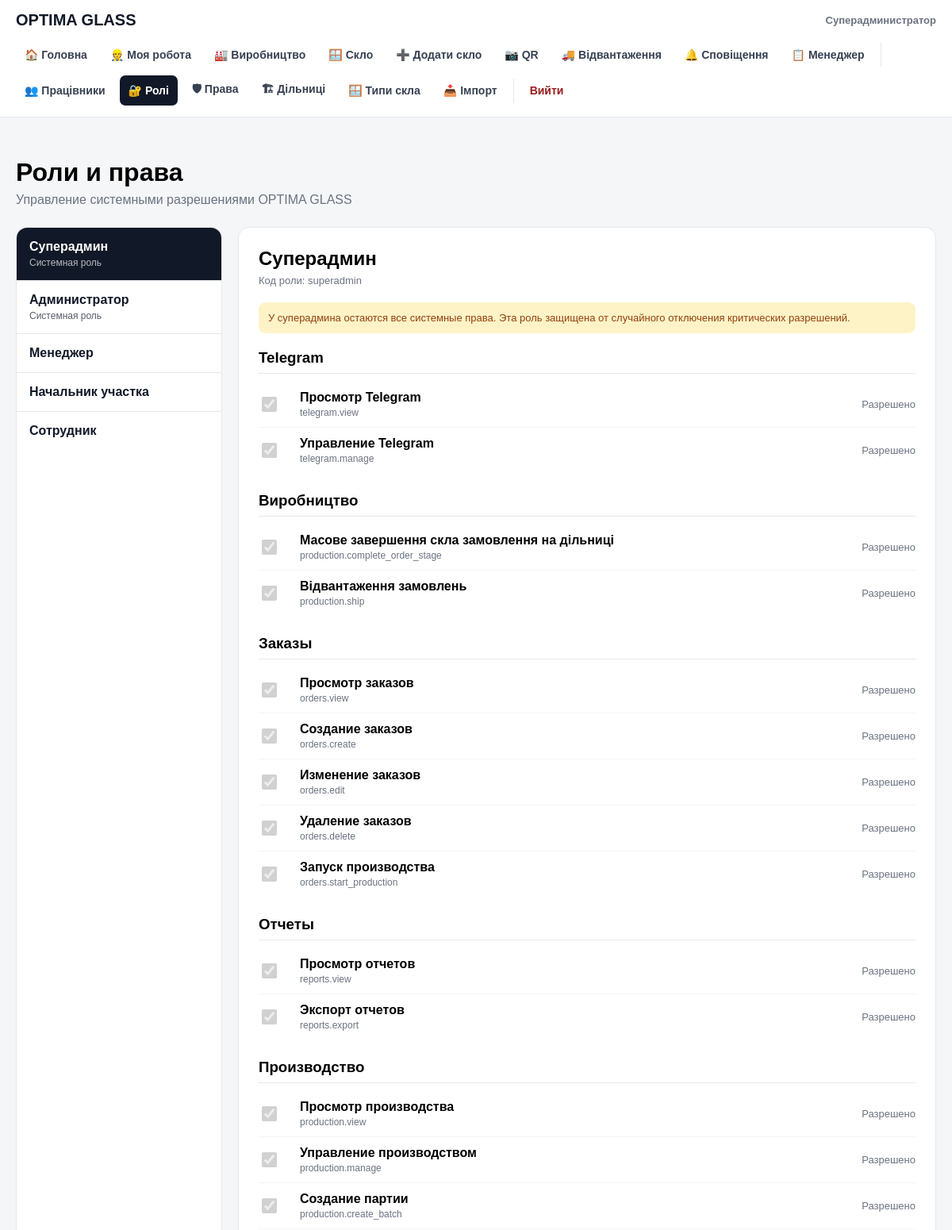
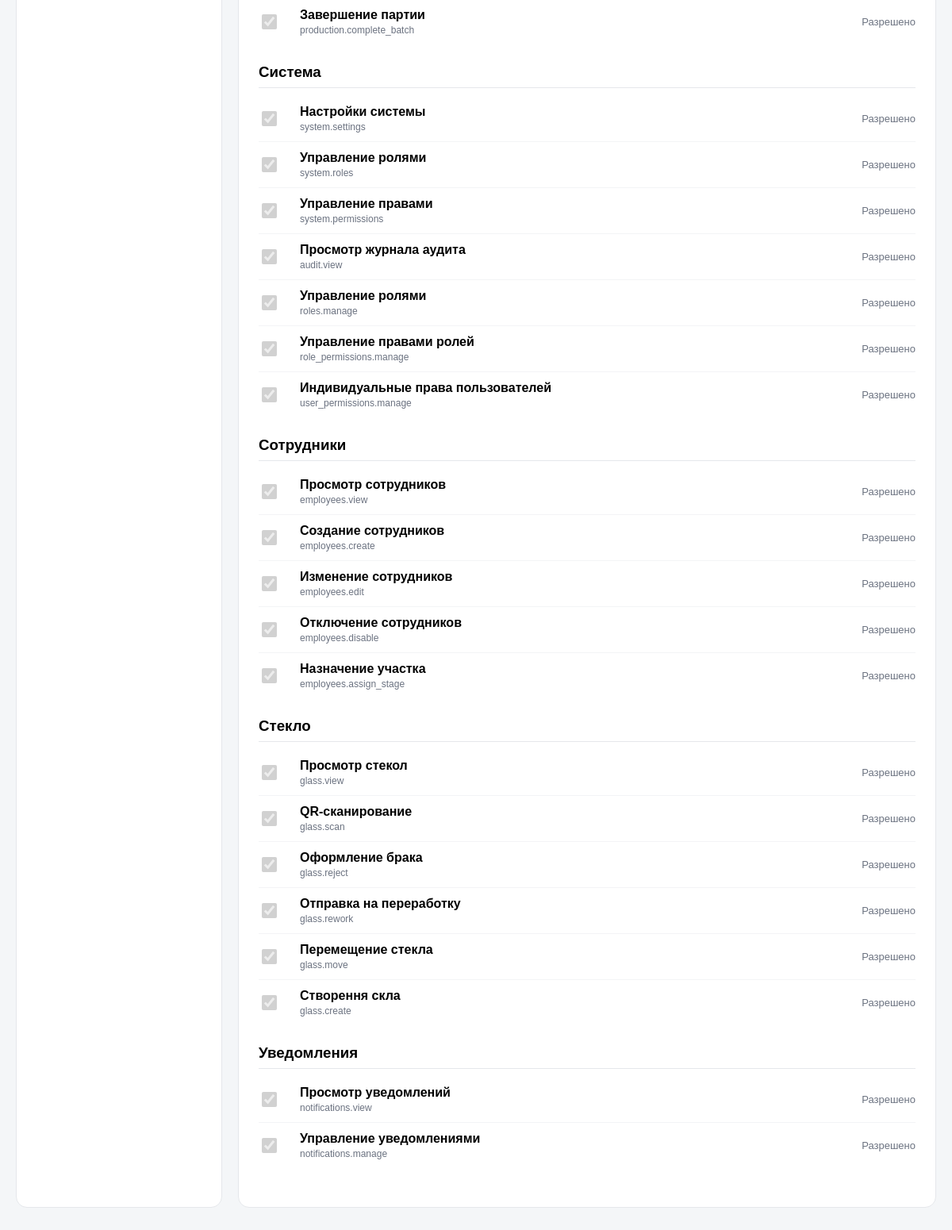
/roles.php (signed in), run on the app's committed database (2 pictures, top to bottom).
### tables this page shows
CREATE TABLE users (
        id INTEGER PRIMARY KEY AUTOINCREMENT,
        name TEXT NOT NULL,
        email TEXT NOT NULL UNIQUE,
        password TEXT NOT NULL,
        role TEXT NOT NULL DEFAULT 'employee',
        active INTEGER NOT NULL DEFAULT 1,
        created_at TEXT NOT NULL DEFAULT CURRENT_TIMESTAMP
    , stage_id INTEGER REFERENCES production_stages(id));

CREATE TABLE roles (
    id INTEGER PRIMARY KEY AUTOINCREMENT,
    name TEXT NOT NULL UNIQUE,
    title TEXT NOT NULL,
    system INTEGER NOT NULL DEFAULT 0,
    active INTEGER NOT NULL DEFAULT 1,
    created_at TEXT NOT NULL DEFAULT CURRENT_TIMESTAMP
);

CREATE TABLE permissions (
    id INTEGER PRIMARY KEY AUTOINCREMENT,
    code TEXT NOT NULL UNIQUE,
    title TEXT NOT NULL,
    category TEXT NOT NULL,
    active INTEGER NOT NULL DEFAULT 1,
    created_at TEXT NOT NULL DEFAULT CURRENT_TIMESTAMP
);

### public/roles.php (the view, shortened to what the rows shown need)
<?php
require __DIR__ . '/../src/auth.php';
$user = require_user();
function e(?string $value): string
{
    return htmlspecialchars(
        $value ?? '',
        ENT_QUOTES,
        'UTF-8'
    );
}
$selectedRoleId =
    (int) (
        $_GET['role_id']
        ?? $_POST['role_id']
        ?? 0
    );
$rolesStmt = $db->query("
    SELECT
        id,
        name,
        title,
        system,
        active
    FROM roles
    WHERE active = 1
    ORDER BY id
");
$roles =
    $rolesStmt->fetchAll(
        PDO::FETCH_ASSOC
    );
if (!$selectedRoleId && $roles) {
    $selectedRoleId = (int) $roles[0]['id'];
}
$selectedRole = null;
foreach ($roles as $role) {
    if ((int) $role['id'] === $selectedRoleId) {
        $selectedRole = $role;
        break;
    }
}
$permissionsStmt =
    $db->query("
        SELECT
            id,
            code,
            title,
            category,
            active
        FROM permissions
        WHERE active = 1
        ORDER BY
            category,
            id
    ");
$permissions =
    $permissionsStmt->fetchAll(
        PDO::FETCH_ASSOC
    );
$rolePermissionsStmt =
    $db->prepare("
        SELECT
            permission_id,
            allowed
        FROM role_permissions
        WHERE role_id = :role_id
    ");
$rolePermissionsStmt->execute([
    ':role_id' =>
        $selectedRoleId,
]);
$rolePermissions = [];
foreach (
    $rolePermissionsStmt->fetchAll(
        PDO::FETCH_ASSOC
    )
    as $row
) {
    $rolePermissions[
        (int) $row['permission_id']
    ] =
        (int) $row['allowed'];
}
$permissionsByCategory = [];
foreach ($permissions as $permission) {
    $category =
        $permission['category'];
    if (
        !isset(
            $permissionsByCategory[$category]
        )
    ) {
        $permissionsByCategory[$category] =
            [];
    }
    $permissionsByCategory[$category][] =
        $permission;
}
?>
<!DOCTYPE html>
<html lang="ru">
<head>
</head>
<body>
<?php require __DIR__ . '/../src/partials/header.php'; ?>
<main class="roles-page">
    <header class="roles-header">
        <h1>
            Роли и права
        </h1>
    </header>
    <div class="layout">
        <aside class="card roles-list">
            <?php foreach ($roles as $role): ?>
                <a
                    href="/roles.php?role_id=<?= (int) $role['id'] ?>"
                    class="role-link <?= (int) $role['id'] === $selectedRoleId
                        ? 'active'
                        : '' ?>"
                >
                    <div class="role-name">
                        <?= e(
                            $role['title']
                        ) ?>
                    </div>
                    <?php if (
                        (int) $role['system'] === 1
                    ): ?>
                        <div class="role-system">
                            Системная роль
                        </div>
                    <?php endif; ?>
                </a>
            <?php endforeach; ?>
        </aside>
        <section class="card permissions-card">
            <div class="permissions-header">
                <div>
                    <h2>
                        <?= e(
                            $selectedRole['title']
                        ) ?>
                    </h2>
                    <div class="permissions-note">
                        Код роли:
                        <?= e(
                            $selectedRole['name']
                        ) ?>
                    </div>
                </div>
            </div>
            <form method="post">
                <?php foreach (
                    $permissionsByCategory
                    as $category => $categoryPermissions
                ): ?>
                    <section class="permission-category">
                        <h3>
                            <?= e(
                                $category
                            ) ?>
                        </h3>
                        <?php foreach (
                            $categoryPermissions
                            as $permission
                        ): ?>
                            <?php
                            $permissionId =
                                (int)
                                $permission['id'];
                            $allowed =
                                (
                                    $rolePermissions[
                                        $permissionId
                                    ] ?? 0
                                ) === 1;
                            $isSuperadmin =
                                $selectedRole[
                                    'name'
                                ] === 'superadmin';
                            ?>
                            <label class="permission-row">
                                <input
                                    type="checkbox"
                                    name="permissions[<?= $permissionId ?>]"
                                    value="1"
                                    <?= $allowed
                                        || $isSuperadmin
                                        ? 'checked'
                                        : '' ?>
                                    <?= $isSuperadmin
                                        ? 'disabled'
                                        : '' ?>
                                >
                                <div>
                                    <div class="permission-title">
                                        <?= e(
                                            $permission[
                                                'title'
                                            ]
                                        ) ?>
                                    </div>
                                    <div class="permission-code">
                                        <?= e(
                                            $permission[
                                                'code'
                                            ]
                                        ) ?>
                                    </div>
                                </div>
                                <div class="permission-status">
                                    <?= $allowed
                                        || $isSuperadmin
                                        ? 'Разрешено'
                                        : 'Запрещено' ?>
                                </div>
                            </label>
                        <?php endforeach; ?>
                    </section>
                <?php endforeach; ?>
            </form>
        </section>
    </div>
</main>
</body>
</html>

### src/partials/header.php (shortened to what the rows shown need)
<?php
require_once __DIR__
    . '/../permissions.php';
$headerUser =
    isset($user)
    &&
    is_array($user)
        ? $user
        : null;
?>
<header class="app-header">
    <div class="app-header-inner">
        <div class="app-topbar">
            <?php if (
                $headerUser
            ): ?>
                <div class="app-user">
                    <strong>
                        <?= htmlspecialchars(
                            $headerUser[
                                'name'
                            ]
                            ?? '',
                            ENT_QUOTES,
                            'UTF-8'
                        ) ?>
                    </strong>
                </div>
            <?php endif; ?>
        </div>
    </div>
</header>

### data on the page
users: name "Суперадминистратор"
roles: title "Суперадмин", system "Системная роль", name "superadmin"
roles: title "Администратор", system "Системная роль"
roles: title "Менеджер"
roles: title "Начальник участка"
roles: title "Сотрудник"
permissions: id.name "☑", title "Просмотр Telegram", code "telegram.view", shows "Разрешено"
permissions: id.name "☑", title "Управление Telegram", code "telegram.manage", shows "Разрешено"
permissions: id.name "☑", title "Масове завершення скла замовлення на дільниці", code "production.complete_order_stage", shows "Разрешено"
permissions: id.name "☑", title "Відвантаження замовлень", code "production.ship", shows "Разрешено"
permissions: id.name "☑", title "Просмотр заказов", code "orders.view", shows "Разрешено"
permissions: id.name "☑", title "Создание заказов", code "orders.create", shows "Разрешено"
permissions: id.name "☑", title "Изменение заказов", code "orders.edit", shows "Разрешено"
permissions: id.name "☑", title "Удаление заказов", code "orders.delete", shows "Разрешено"
permissions: id.name "☑", title "Запуск производства", code "orders.start_production", shows "Разрешено"
permissions: id.name "☑", title "Просмотр отчетов", code "reports.view", shows "Разрешено"
permissions: id.name "☑", title "Экспорт отчетов", code "reports.export", shows "Разрешено"
permissions: id.name "☑", title "Просмотр производства", code "production.view", shows "Разрешено"
permissions: id.name "☑", title "Управление производством", code "production.manage", shows "Разрешено"
permissions: id.name "☑", title "Создание партии", code "production.create_batch", shows "Разрешено"
permissions: id.name "☑", title "Завершение партии", code "production.complete_batch", shows "Разрешено"
permissions: id.name "☑", title "Настройки системы", code "system.settings", shows "Разрешено"
permissions: id.name "☑", title "Управление ролями", code "system.roles", shows "Разрешено"
permissions: id.name "☑", title "Управление правами", code "system.permissions", shows "Разрешено"
permissions: id.name "☑", title "Просмотр журнала аудита", code "audit.view", shows "Разрешено"
permissions: id.name "☑", title "Управление ролями", code "roles.manage", shows "Разрешено"
permissions: id.name "☑", title "Управление правами ролей", code "role_permissions.manage", shows "Разрешено"
permissions: id.name "☑", title "Индивидуальные права пользователей", code "user_permissions.manage", shows "Разрешено"
permissions: id.name "☑", title "Просмотр сотрудников", code "employees.view", shows "Разрешено"
permissions: id.name "☑", title "Создание сотрудников", code "employees.create", shows "Разрешено"
permissions: id.name "☑", title "Изменение сотрудников", code "employees.edit", shows "Разрешено"
permissions: id.name "☑", title "Отключение сотрудников", code "employees.disable", shows "Разрешено"
permissions: id.name "☑", title "Назначение участка", code "employees.assign_stage", shows "Разрешено"
permissions: id.name "☑", title "Просмотр стекол", code "glass.view", shows "Разрешено"
permissions: id.name "☑", title "QR-сканирование", code "glass.scan", shows "Разрешено"
permissions: id.name "☑", title "Оформление брака", code "glass.reject", shows "Разрешено"
permissions: id.name "☑", title "Отправка на переработку", code "glass.rework", shows "Разрешено"
permissions: id.name "☑", title "Перемещение стекла", code "glass.move", shows "Разрешено"
permissions: id.name "☑", title "Створення скла", code "glass.create", shows "Разрешено"
permissions: category "Уведомления", id.name "☑", title "Управление уведомлениями", code "notifications.manage", shows "Разрешено"
permissions: id.name "☑", title "Просмотр уведомлений", code "notifications.view", shows "Разрешено"

### other printed values
$category "Telegram"
$category "Виробництво"
$category "Заказы"
$category "Отчеты"
$category "Производство"
$category "Система"
$category "Сотрудники"
$category "Стекло"
